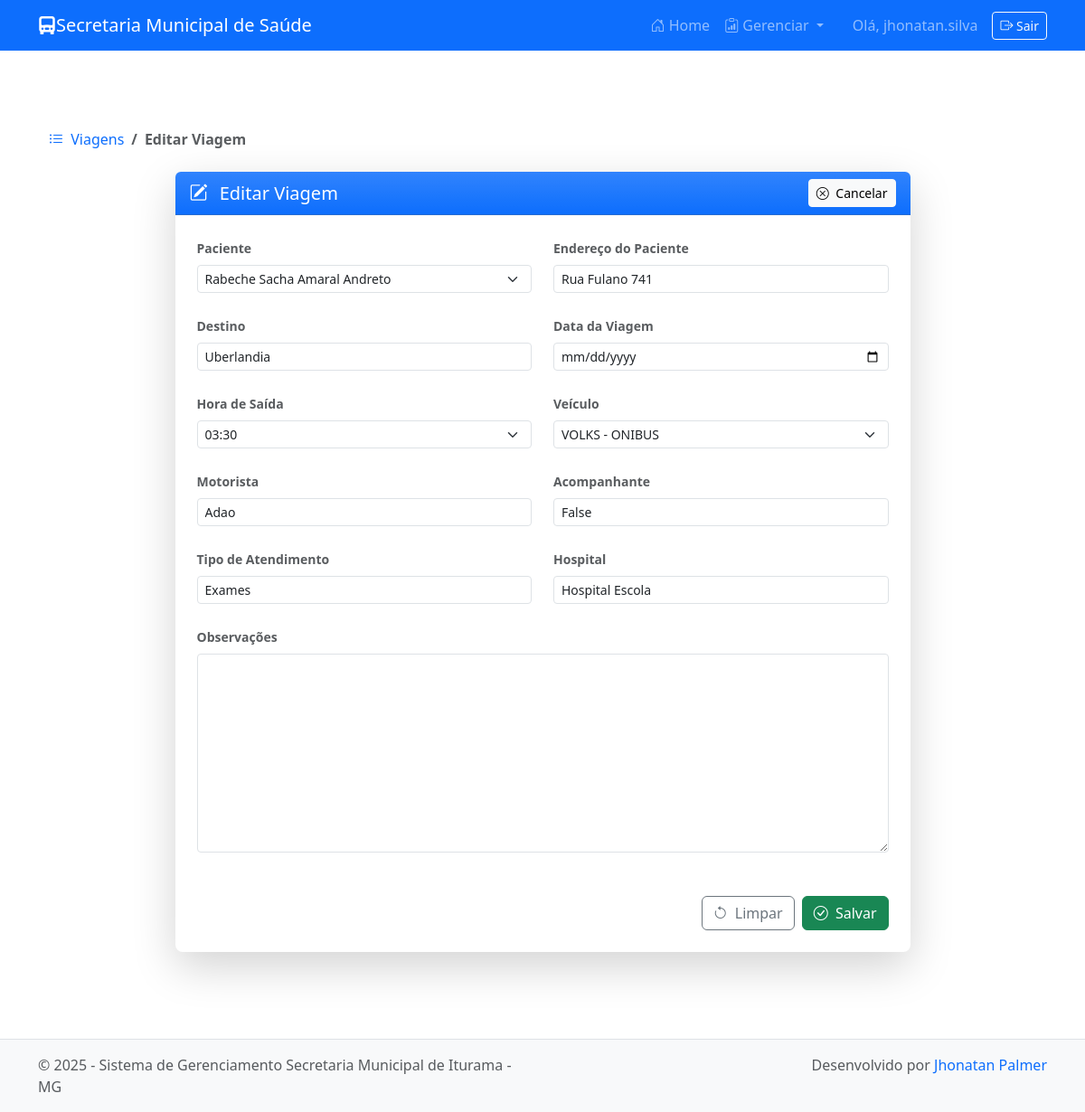
Screenshot of /viagens/editar/11/ (signed in) with the database file from the repository.
### viagens/models.py (models this page shows, shortened)
class Viagem(models.Model):
    STATUS = [
        ("pendente", "Pendente"),
        ("aprovado", "Aprovado"),
        ("cancelado", "Cancelado"),
    ]
    paciente = models.ForeignKey(Paciente, on_delete=models.CASCADE)
    endereco_paciente = models.CharField(max_length=300, default="Não informado")
    destino = models.CharField(max_length=200)
    data_viagem = models.DateField()
    hora_saida = models.TimeField(choices=gerar_horarios(), null=True, blank=True)
    veiculo = models.ForeignKey(Veiculo, on_delete=models.SET_NULL, null=True, blank=True)
    motorista = models.CharField(max_length=150, default="Não informado")
    hospital = models.CharField(max_length=200, default="Não informado")
    tipo_atendimento = models.CharField(max_length=100, default="Não informado")
    acompanhante = models.CharField(max_length=150, blank=True, default="")  # agora é nome
    status = models.CharField(max_length=20, choices=STATUS, default="pendente")
    observacoes = models.TextField(blank=True)

### viagens/views.py (the view, shortened to what this page needs)
# urls.py: path('editar/<int:pk>/', ViagemUpdateView.as_view(), name='viagem-edit'),
class ViagemUpdateView(LoginRequiredMixin, UpdateView):
    login_url = '/accounts/login/'
    model = Viagem
    form_class = ViagemForm
    template_name = 'viagens/viagem_form.html'
    success_url = reverse_lazy('viagem-list')

### viagens/forms.py (shortened to what this page needs)
class ViagemForm(forms.ModelForm):
    class Meta:
        model = Viagem
        fields = '__all__'
        widgets = {
            'data_viagem': forms.DateInput(attrs={'type': 'date'}),
        }
        error_messages = {
            'data_viagem': {
                'invalid': 'Informe uma data válida.',
                'required': 'Informe a data da viagem.',
            }
        }
    def __init__(self, *args, **kwargs):
        super(ViagemForm, self).__init__(*args, **kwargs)
        if hasattr(self.instance, 'hora_saida'):
            self.fields['hora_saida'].widget = forms.Select(choices=self.instance._meta.get_field('hora_saida').choices)
        else:
            self.fields['hora_saida'].widget = forms.Select(choices=[])
        hoje = datetime.date.today().isoformat()
        if 'data_viagem' in self.fields:
            self.fields['data_viagem'].widget.attrs.update({'min': hoje})

### pacientes/models.py (called while the page is built)
    def __str__(self):
        return self.nome

### veiculos/models.py (called while the page is built)
    def __str__(self):
        return f"{self.modelo} - {self.placa}"

### viagens/templates/viagens/viagem_form.html (shortened to what this page needs)
{% extends 'base.html' %}
{% load widget_tweaks %}
{% block content %}
<div class="container py-5">
    <nav aria-label="breadcrumb">
        <ol class="breadcrumb bg-transparent p-0 mb-4">
            <li class="breadcrumb-item">
                <a href="{% url 'viagem-list' %}" class="text-decoration-none">
                    <i class="bi bi-list-ul me-1"></i> Viagens
                </a>
            </li>
            <li class="breadcrumb-item active fw-semibold" aria-current="page">
                {% if form.instance.pk %}Editar{% else %}Nova{% endif %} Viagem
            </li>
        </ol>
    </nav>
    <div class="row justify-content-center">
        <div class="col-12 col-lg-9">
            <div class="card shadow-lg border-0 rounded-3">
                <div class="card-header bg-gradient bg-primary text-white rounded-top">
                    <div class="d-flex justify-content-between align-items-center">
                        <h5 class="mb-0">
                            <i class="bi {% if form.instance.pk %}bi-pencil-square{% else %}bi-plus-circle{% endif %} me-2"></i>
                            {% if form.instance.pk %}Editar Viagem{% else %}Nova Viagem{% endif %}
                        </h5>
                        <a href="{% url 'viagem-list' %}" class="btn btn-sm btn-light">
                            <i class="bi bi-x-circle me-1"></i> Cancelar
                        </a>
                    </div>
                </div>
                <div class="card-body p-4">
                    <form method="post" novalidate>
                        <div class="row g-4">
                            <div class="col-12 col-md-6">
                                <label for="{{ form.paciente.id_for_label }}" class="form-label fw-semibold small text-muted">Paciente</label>
                                {{ form.paciente|add_class:"form-select form-select-sm" }}
                            </div>
                            <div class="col-12 col-md-6">
                                <label for="{{ form.endereco_paciente.id_for_label }}" class="form-label fw-semibold small text-muted">Endereço do Paciente</label>
                                {{ form.endereco_paciente|add_class:"form-control form-control-sm" }}
                            </div>
                            <div class="col-12 col-md-6">
                                <label for="{{ form.destino.id_for_label }}" class="form-label fw-semibold small text-muted">Destino</label>
                                {{ form.destino|add_class:"form-control form-control-sm" }}
                            </div>
                            <div class="col-12 col-md-6">
                                <label for="{{ form.data_viagem.id_for_label }}" class="form-label fw-semibold small text-muted">Data da Viagem</label>
                                {{ form.data_viagem|add_class:"form-control form-control-sm" }}
                            </div>
                            <div class="col-12 col-md-6">
                                <label for="{{ form.hora_saida.id_for_label }}" class="form-label fw-semibold small text-muted">Hora de Saída</label>
                                {{ form.hora_saida|add_class:"form-select form-select-sm" }}
                            </div>
                            <div class="col-12 col-md-6">
                                <label for="{{ form.veiculo.id_for_label }}" class="form-label fw-semibold small text-muted">Veículo</label>
                                {{ form.veiculo|add_class:"form-select form-select-sm" }}
                            </div>
                            <div class="col-12 col-md-6">
                                <label for="{{ form.motorista.id_for_label }}" class="form-label fw-semibold small text-muted">Motorista</label>
                                {{ form.motorista|add_class:"form-control form-control-sm" }}
                            </div>
                            <div class="col-12 col-md-6">
                                <label for="{{ form.acompanhante.id_for_label }}" class="form-label fw-semibold small text-muted">Acompanhante</label>
                                {{ form.acompanhante|add_class:"form-control form-control-sm" }}
                            </div>
                            <div class="col-12 col-md-6">
                                <label for="{{ form.tipo_atendimento.id_for_label }}" class="form-label fw-semibold small text-muted">Tipo de Atendimento</label>
                                {{ form.tipo_atendimento|add_class:"form-control form-control-sm" }}
                            </div>
                            <div class="col-12 col-md-6">
                                <label for="{{ form.hospital.id_for_label }}" class="form-label fw-semibold small text-muted">Hospital</label>
                                {{ form.hospital|add_class:"form-control form-control-sm" }}
                            </div>
                            <div class="col-12">
                                <label for="{{ form.observacoes.id_for_label }}" class="form-label fw-semibold small text-muted">Observações</label>
                                {{ form.observacoes|add_class:"form-control form-control-sm" }}
                            </div>
                        </div>
                        <div class="d-flex justify-content-end gap-2 mt-5">
                            <button type="reset" class="btn btn-outline-secondary">
                                <i class="bi bi-arrow-counterclockwise me-1"></i> Limpar
                            </button>
                            <button type="submit" class="btn btn-success">
                                <i class="bi bi-check-circle me-1"></i> Salvar
                            </button>
                        </div>
                    </form>
                </div>
            </div>
        </div>
    </div>
</div>
{% endblock %}

### secretaria_it/templates/base.html (shortened to what this page needs)
<!DOCTYPE html>
<html lang="pt-br">
<head>
    <link href="https://cdn.jsdelivr.net/npm/bootstrap@5.3.2/dist/css/bootstrap.min.css" rel="stylesheet" />
    <link href="https://cdn.jsdelivr.net/npm/bootstrap-icons@1.10.5/font/bootstrap-icons.css" rel="stylesheet" />
</head>
<body>
    <nav class="navbar navbar-expand-lg navbar-dark bg-primary fixed-top">
        <div class="container">
            <a class="navbar-brand" href="{% url 'dashboard' %}">
                <i class="bi bi-truck-front-fill"></i>Secretaria Municipal de Saúde
            </a>
            <div class="collapse navbar-collapse" id="navbarNav">
                <ul class="navbar-nav ms-auto">
                    <li class="nav-item">
                        <a class="nav-link" href="{% url 'dashboard' %}">
                            <i class="bi bi-house-door"></i> Home
                        </a>
                    </li>
                    {% if user.is_authenticated %}
                    <li class="nav-item dropdown">
                        <a class="nav-link dropdown-toggle" href="#" id="navDropdown" role="button" data-bs-toggle="dropdown" aria-expanded="false">
                            <i class="bi bi-clipboard-data"></i> Gerenciar
                        </a>
                    </li>
                    <li class="nav-item d-flex align-items-center ms-3">
                        <span class="nav-link mb-0">Olá, {{ user.get_full_name|default:user.username }}</span>
                        <form method="post" action="{% url 'logout' %}" class="d-inline ms-2 mb-0">
                            <button type="submit" class="btn btn-outline-light btn-sm">
                                <i class="bi bi-box-arrow-right"></i> Sair
                            </button>
                        </form>
                    </li>
                    {% else %}
                    <li class="nav-item">
                        <a class="nav-link" href="{% url 'login' %}"><i class="bi bi-box-arrow-in-right"></i> Login</a>
                    </li>
                    {% endif %}
                </ul>
            </div>
        </div>
    </nav>
    <main class="container mt-4">
        {% block content %}{% endblock %}
    </main>
    <footer>
        <div class="container">
            <div class="row text-muted">
                <div class="col-md-6 text-md-start mb-2 mb-md-0">
                    &copy; {{ year|default:"2025" }} - Sistema de Gerenciamento Secretaria Municipal de Iturama - MG
                </div>
                <div class="col-md-6 text-md-end">
                    Desenvolvido por <a href="https://www.instagram.com/jhonatan.babu/" target="_blank" class="text-decoration-none">Jhonatan Palmer</a>
                </div>
            </div>
        </div>
    </footer>
</body>
</html>

### secretaria_it/templates/base.html (style rules this page uses)
body { padding-top: 70px; }
footer { background-color: #f8f9fa; padding: 1rem 0; text-align: center; margin-top: 3rem; border-top: 1px solid #dee2e6; }

### rows the page displays
Viagem: paciente "Rabeche Sacha Amaral Andreto", endereco_paciente "Rua Fulano 741", destino "Uberlandia", hora_saida "03:30", veiculo "VOLKS - ONIBUS", motorista "Adao", acompanhante "False", tipo_atendimento "Exames", hospital "Hospital Escola"

### other values shown
{{ user.get_full_name|default:user.username }} "jhonatan.silva"
{{ year|default:"2025" }} "2025"
